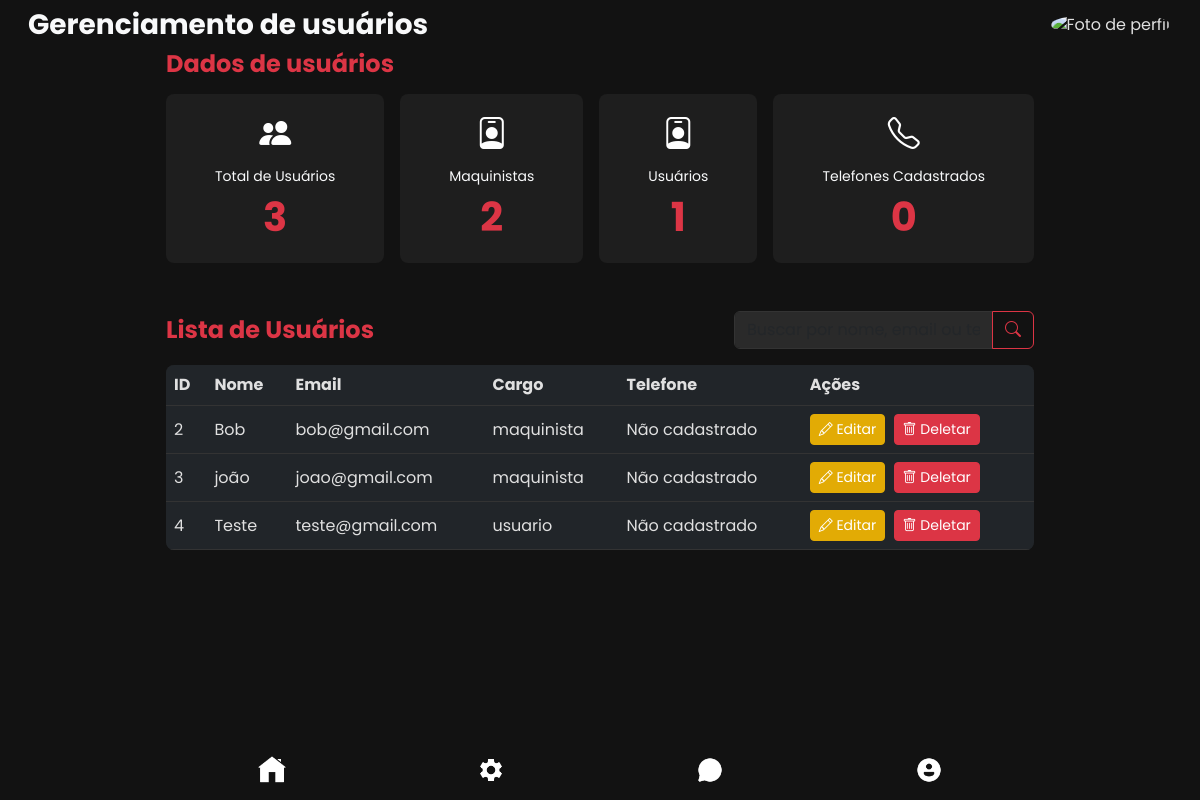
Screenshot of /public/adm/usuarios.php (signed in) with the database file from the repository.
### tables this page shows
CREATE TABLE usuarios (
    id INT AUTO_INCREMENT PRIMARY KEY,
    nome VARCHAR(100) NOT NULL,
    email VARCHAR(100) NOT NULL,
    telefone VARCHAR(15),
    senha VARCHAR(255) NOT NULL,
    cargo ENUM('usuario', 'administrador', 'maquinista') NOT NULL DEFAULT 'usuario',
    foto VARCHAR(255) DEFAULT '../../assets/img/perfil.png' NOT NULL
);

### public/adm/usuarios.php (the view, shortened to what this page needs)
<?php
require "../../config/bd.php";
$admin_id = $_SESSION['id'] ?? 0;
$stmt_total = $conn->prepare("SELECT COUNT(*) as total FROM usuarios WHERE id != ?");
$stmt_total->bind_param("i", $admin_id);
$stmt_total->execute();
$total_usuarios = $stmt_total->get_result()->fetch_assoc()['total'];
$stmt_maquinistas = $conn->prepare("SELECT COUNT(*) as total FROM usuarios WHERE cargo = 'Maquinista' AND id != ?");
$stmt_maquinistas->bind_param("i", $admin_id);
$stmt_maquinistas->execute();
$maquinistas = $stmt_maquinistas->get_result()->fetch_assoc()['total'];
$outros_usuarios = $total_usuarios - $maquinistas;
$stmt_telefones = $conn->prepare("SELECT COUNT(*) as total FROM usuarios WHERE telefone IS NOT NULL AND telefone != '' AND id != ?");
$stmt_telefones->bind_param("i", $admin_id);
$stmt_telefones->execute();
$telefones_cadastrados = $stmt_telefones->get_result()->fetch_assoc()['total'];
$busca = $_GET['busca'] ?? '';
$where_clause = "WHERE u.id != ? AND (u.nome LIKE ? OR u.email LIKE ? OR u.telefone LIKE ?)";
$params = [$admin_id, "%$busca%", "%$busca%", "%$busca%"];
$types = "isss";
$stmt_usuarios = $conn->prepare("SELECT u.id, u.nome, u.email, u.telefone, u.cargo
                                     FROM usuarios u $where_clause
                                     ORDER BY u.id ASC
                                     LIMIT 20");
$stmt_usuarios->bind_param($types, ...$params);
$stmt_usuarios->execute();
$usuarios = $stmt_usuarios->get_result()->fetch_all(MYSQLI_ASSOC);
?>
<!DOCTYPE html>
<html lang="pt-BR">
<head>
    <link href="https://cdn.jsdelivr.net/npm/bootstrap@5.3.0/dist/css/bootstrap.min.css" rel="stylesheet" />
    <link rel="stylesheet" href="https://cdn.jsdelivr.net/npm/bootstrap-icons@1.11.0/font/bootstrap-icons.css">
</head>
<body>
    <header class="bg-transparent">
        <nav class="navbar navbar-expand-lg navbar-dark bg-transparent px-3 py-2">
            <div class="container-fluid">
                <div class="d-flex justify-content-between align-items-center w-100">
                    <div class="text-oi">
                        <h1 class="text-light fw-bold mb-0 fs-3"> Gerenciamento de usuários </h1>
                    </div>
                    <div class="pfp">
                        <img src="<?php echo htmlspecialchars($_SESSION['foto'] ?? '../../assets/img/perfil.png'); ?>" alt="Foto de perfil" class="pfp-img" />
                    </div>
                </div>
            </div>
        </nav>
    </header>
    <main class="container px-3" style="max-width: 900px; margin-bottom: 2rem;">
        <div class="stats mb-5">
            <div class="stats-titulo mb-3">
                <h3 class="text-danger fw-bold fs-4"> Dados de usuários </h3>
            </div>
            <div class="stats-grid d-flex flex-wrap justify-content-between gap-3">
                <div class="card card-hover d-flex flex-column align-items-center text-center rounded-3 flex-fill p-3">
                    <div class="stat-icon mb-2">
                        <i class="bi bi-people-fill"></i>
                    </div>
                    <div class="stat-text w-100">
                        <div class="stat-label text-light small">Total de Usuários</div>
                        <div class="stat-number"><?php echo number_format($total_usuarios); ?></div>
                    </div>
                </div>
                <div class="card card-hover d-flex flex-column align-items-center text-center rounded-3 flex-fill p-3">
                    <div class="stat-icon mb-2">
                        <i class="bi bi-person-badge"></i>
                    </div>
                    <div class="stat-text w-100">
                        <div class="stat-label text-light small">Maquinistas</div>
                        <div class="stat-number"><?php echo number_format($maquinistas); ?></div>
                    </div>
                </div>
                <div class="card card-hover d-flex flex-column align-items-center text-center rounded-3 flex-fill p-3">
                    <div class="stat-icon mb-2">
                        <i class="bi bi-person-badge"></i>
                    </div>
                    <div class="stat-text w-100">
                        <div class="stat-label text-light small">Usuários</div>
                        <div class="stat-number"><?php echo number_format($outros_usuarios); ?></div>
                    </div>
                </div>
                <div class="card card-hover d-flex flex-column align-items-center text-center rounded-3 flex-fill p-3">
                    <div class="stat-icon mb-2">
                        <i class="bi bi-telephone"></i>
                    </div>
                    <div class="stat-text w-100">
                        <div class="stat-label text-light small">Telefones Cadastrados</div>
                        <div class="stat-number"><?php echo number_format($telefones_cadastrados); ?></div>
                    </div>
                </div>
            </div>
        </div>
        <div class="atividades mb-5">
            <div class="d-flex justify-content-between align-items-center mb-3">
                <h3 class="text-danger fw-bold fs-4 mb-0">Lista de Usuários</h3>
                <div class="input-group" style="max-width: 300px;">
                    <input type="text" class="form-control" id="buscaInput" placeholder="Buscar por nome, email ou telefone..." value="<?php echo htmlspecialchars($busca); ?>">
                    <button class="btn btn-outline-danger" type="button" onclick="filtrarUsuarios()"><i class="bi bi-search"></i></button>
                </div>
            </div>
            <div class="table-responsive">
                <table class="table table-dark table-hover rounded-3 overflow-hidden" id="usuariosTable">
                    <thead>
                        <tr>
                            <th scope="col">ID</th>
                            <th scope="col">Nome</th>
                            <th scope="col">Email</th>
                            <th scope="col">Cargo</th>
                            <th scope="col">Telefone</th>
                            <th scope="col">Ações</th>
                        </tr>
                    </thead>
                    <tbody>
                        <?php if (!empty($usuarios)): ?>
                            <?php foreach ($usuarios as $usuario): ?>
                                <tr data-nome="<?php echo strtolower($usuario['nome']); ?>" data-email="<?php echo strtolower($usuario['email']); ?>" data-telefone="<?php echo strtolower($usuario['telefone']); ?>">
                                    <td><?php echo $usuario['id']; ?></td>
                                    <td><?php echo htmlspecialchars($usuario['nome']); ?></td>
                                    <td><?php echo htmlspecialchars($usuario['email']); ?></td>
                                    <td><?php echo htmlspecialchars($usuario['cargo']); ?></td>
                                    <td><?php echo htmlspecialchars($usuario['telefone'] ?? 'Não cadastrado'); ?></td>
                                    <td>
                                        <button class="btn btn-sm btn-warning me-1" onclick="editarUsuario(<?php echo $usuario['id']; ?>, '<?php echo htmlspecialchars($usuario['nome'], ENT_QUOTES, 'UTF-8'); ?>', '<?php echo htmlspecialchars($usuario['email'], ENT_QUOTES, 'UTF-8'); ?>', '<?php echo htmlspecialchars($usuario['telefone'] ?? '', ENT_QUOTES, 'UTF-8'); ?>', '<?php echo htmlspecialchars($usuario['cargo'] ?? 'Usuário', ENT_QUOTES, 'UTF-8'); ?>')">
                                            <i class="bi bi-pencil"></i> Editar
                                        </button>
                                        <form method="POST" action="model/usuario.php?id=<?php echo $usuario['id']; ?>" style="display: inline;" onsubmit="return confirm('Deletar este usuário? Ação irreversível!');">
                                            <button type="submit" name="deletar" class="btn btn-sm btn-danger"><i class="bi bi-trash"></i> Deletar</button>
                                        </form>
                                    </td>
                                </tr>
                            <?php endforeach; ?>
                        <?php else: ?>
                            <tr>
                                <td colspan="6" class="text-center text-light">Nenhum usuário encontrado.</td>
                            </tr>
                        <?php endif; ?>
                    </tbody>
                </table>
            </div>
        </div>
    </main>
    <footer class="rodape position-fixed bottom-0 w-100 py-2 px-3" role="contentinfo" aria-label="Menu de navegação inferior">
        <div class="container d-flex justify-content-around align-items-center" style="max-width: 900px;">
            <a href="home.php" class="footer-icon text-center text-decoration-none p-2" aria-label="Início">
                <img src="../../assets/img/casa.png" alt="Início" />
            </a>
            <a href="gerenciamento.php" class="footer-icon text-center text-decoration-none p-2" aria-label="Gerenciamento">
                <img src="../../assets/img/gerenciamento.png" alt="Gerenciamento" />
            </a>
            <a href="chat.php" class="footer-icon text-center text-decoration-none p-2" aria-label="Chat">
                <img src="../../assets/img/chat.png" alt="Chat" />
            </a>
            <a href="perfil.php" class="footer-icon text-center text-decoration-none p-2" aria-label="Perfil">
                <img src="../../assets/img/perfil.png" alt="Perfil" />
            </a>
        </div>
    </footer>
</body>
</html>

### public/adm/usuarios.php (style rules this page uses)
body { font-family: 'Poppins', sans-serif; background-color: #121212; color: #e0e0e0; min-height: 100vh; padding-bottom: 70px; }
.card-hover { background-color: #1e1e1e !important; transition: background-color 0.3s ease; border: none; }
.pfp-img { width: 50px; height: 50px; object-fit: cover; border-radius: 50%; border: 2px solid transparent; transition: border-color 0.3s ease; }
.footer-icon img { width: 28px; height: 28px; filter: brightness(0) invert(1); transition: filter 0.3s ease; }
.rodape { background-color: #121212; border: none; box-shadow: none; z-index: 1000; }
.stat-number { font-size: 2.5rem; font-weight: bold; color: #dc3545; }
.stat-icon i { font-size: 2rem; color: #fff; }
.table-dark { background-color: #1e1e1e; }
.table-dark th, .table-dark td { border-color: #333; color: #e0e0e0; vertical-align: middle; }
.table-dark .btn { white-space: nowrap; }
.form-control, .form-select { background-color: #2a2a2a; border-color: #333; color: #e0e0e0; }
.btn-warning { background-color: #e2ab05ff; border-color: #e2ab05ff; color: #fff; }
.btn-danger { background-color: #dc3545; border-color: #dc3545; }

### rows the page displays
usuarios: id "2", nome "Bob", email "bob@gmail.com", cargo "maquinista", telefone "Não cadastrado"
usuarios: id "3", nome "joão", email "joao@gmail.com", cargo "maquinista", telefone "Não cadastrado"
usuarios: id "4", nome "Teste", email "teste@gmail.com", cargo "usuario", telefone "Não cadastrado"

### other values shown
$total_usuarios "3"
$maquinistas "2"
$outros_usuarios "1"
$telefones_cadastrados "0"
